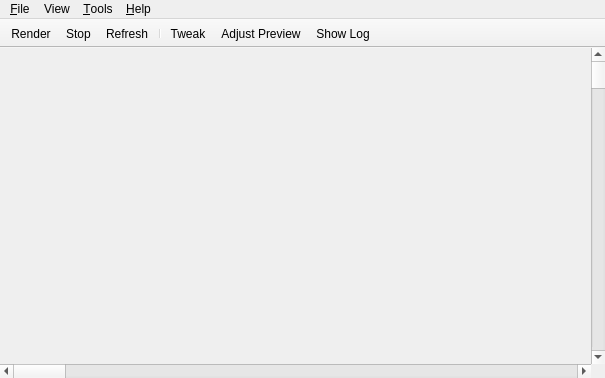
<?xml version="1.0" encoding="UTF-8"?>
<ui version="4.0">
 <class>MainWindow</class>
 <widget class="QMainWindow" name="MainWindow">
  <property name="geometry">
   <rect>
    <x>0</x>
    <y>0</y>
    <width>605</width>
    <height>378</height>
   </rect>
  </property>
  <property name="windowTitle">
   <string>Mitsuba renderer</string>
  </property>
  <property name="windowIcon">
   <iconset resource="resources.qrc">
    <normaloff>:/resources/appicon.png</normaloff>:/resources/appicon.png</iconset>
  </property>
  <property name="autoFillBackground">
   <bool>true</bool>
  </property>
  <property name="toolButtonStyle">
   <enum>Qt::ToolButtonTextUnderIcon</enum>
  </property>
  <property name="animated">
   <bool>false</bool>
  </property>
  <property name="documentMode">
   <bool>true</bool>
  </property>
  <property name="dockNestingEnabled">
   <bool>false</bool>
  </property>
  <property name="unifiedTitleAndToolBarOnMac">
   <bool>true</bool>
  </property>
  <widget class="QWidget" name="centralWidget">
   <layout class="QGridLayout" name="gridLayout" rowstretch="0,1,0" columnstretch="1,0">
    <property name="margin">
     <number>0</number>
    </property>
    <property name="spacing">
     <number>0</number>
    </property>
    <item row="1" column="0">
     <widget class="GLWidget" name="glView" native="true">
      <property name="sizePolicy">
       <sizepolicy hsizetype="Preferred" vsizetype="Preferred">
        <horstretch>0</horstretch>
        <verstretch>0</verstretch>
       </sizepolicy>
      </property>
     </widget>
    </item>
    <item row="1" column="1">
     <widget class="QScrollBar" name="vScrollBar">
      <property name="singleStep">
       <number>25</number>
      </property>
      <property name="orientation">
       <enum>Qt::Vertical</enum>
      </property>
     </widget>
    </item>
    <item row="2" column="0">
     <widget class="QScrollBar" name="hScrollBar">
      <property name="enabled">
       <bool>true</bool>
      </property>
      <property name="singleStep">
       <number>25</number>
      </property>
      <property name="tracking">
       <bool>true</bool>
      </property>
      <property name="orientation">
       <enum>Qt::Horizontal</enum>
      </property>
      <property name="invertedAppearance">
       <bool>false</bool>
      </property>
      <property name="invertedControls">
       <bool>true</bool>
      </property>
     </widget>
    </item>
    <item row="0" column="0" colspan="2">
     <widget class="CustomTabBar" name="tabBar" native="true">
      <property name="sizePolicy">
       <sizepolicy hsizetype="Ignored" vsizetype="Preferred">
        <horstretch>0</horstretch>
        <verstretch>0</verstretch>
       </sizepolicy>
      </property>
      <property name="focusPolicy">
       <enum>Qt::NoFocus</enum>
      </property>
     </widget>
    </item>
   </layout>
  </widget>
  <widget class="QMenuBar" name="menuBar">
   <property name="geometry">
    <rect>
     <x>0</x>
     <y>0</y>
     <width>605</width>
     <height>25</height>
    </rect>
   </property>
   <widget class="QMenu" name="menuFile">
    <property name="title">
     <string>&amp;File</string>
    </property>
    <widget class="QMenu" name="menuOpen_Recent">
     <property name="title">
      <string>Open Recent</string>
     </property>
    </widget>
    <addaction name="actionOpen"/>
    <addaction name="menuOpen_Recent"/>
    <addaction name="actionImport"/>
    <addaction name="separator"/>
    <addaction name="actionRefresh"/>
    <addaction name="actionAdjustSize"/>
    <addaction name="actionDuplicateTab"/>
    <addaction name="separator"/>
    <addaction name="actionSave"/>
    <addaction name="actionSaveAs"/>
    <addaction name="actionExportImage"/>
    <addaction name="separator"/>
    <addaction name="actionClose"/>
    <addaction name="actionExit"/>
   </widget>
   <widget class="QMenu" name="menuHelp">
    <property name="title">
     <string>&amp;Help</string>
    </property>
    <property name="separatorsCollapsible">
     <bool>true</bool>
    </property>
    <addaction name="actionReferenceManual"/>
    <addaction name="separator"/>
    <addaction name="actionFeedback"/>
    <addaction name="actionReportBug"/>
    <addaction name="separator"/>
    <addaction name="actionAbout"/>
   </widget>
   <widget class="QMenu" name="menuTools">
    <property name="title">
     <string>&amp;Tools</string>
    </property>
    <addaction name="actionUpdateCheck"/>
    <addaction name="actionStartServer"/>
    <addaction name="separator"/>
    <addaction name="actionSettings"/>
    <addaction name="actionEnableCommandLine"/>
   </widget>
   <widget class="QMenu" name="menuView">
    <property name="title">
     <string>View</string>
    </property>
    <widget class="QMenu" name="menuCamera">
     <property name="title">
      <string>Set Camera</string>
     </property>
    </widget>
    <widget class="QMenu" name="menuDeveloper">
     <property name="title">
      <string>Developer</string>
     </property>
     <property name="icon">
      <iconset resource="resources.qrc">
       <normaloff>:/resources/devel.png</normaloff>:/resources/devel.png</iconset>
     </property>
     <addaction name="actionShowKDTree"/>
     <addaction name="actionSceneDescription"/>
    </widget>
    <addaction name="menuCamera"/>
    <addaction name="separator"/>
    <addaction name="actionCrop"/>
    <addaction name="actionMagnify"/>
    <addaction name="actionResetView"/>
    <addaction name="separator"/>
    <addaction name="actionFocusSelected"/>
    <addaction name="actionFocusAll"/>
    <addaction name="separator"/>
    <addaction name="menuDeveloper"/>
   </widget>
   <addaction name="menuFile"/>
   <addaction name="menuView"/>
   <addaction name="menuTools"/>
   <addaction name="menuHelp"/>
  </widget>
  <widget class="QToolBar" name="toolBar">
   <property name="enabled">
    <bool>true</bool>
   </property>
   <property name="sizePolicy">
    <sizepolicy hsizetype="Preferred" vsizetype="Preferred">
     <horstretch>0</horstretch>
     <verstretch>0</verstretch>
    </sizepolicy>
   </property>
   <property name="cursor">
    <cursorShape>ArrowCursor</cursorShape>
   </property>
   <property name="windowTitle">
    <string>toolBar</string>
   </property>
   <property name="movable">
    <bool>false</bool>
   </property>
   <property name="allowedAreas">
    <set>Qt::TopToolBarArea</set>
   </property>
   <property name="iconSize">
    <size>
     <width>32</width>
     <height>32</height>
    </size>
   </property>
   <property name="toolButtonStyle">
    <enum>Qt::ToolButtonIconOnly</enum>
   </property>
   <property name="floatable">
    <bool>false</bool>
   </property>
   <attribute name="toolBarArea">
    <enum>TopToolBarArea</enum>
   </attribute>
   <attribute name="toolBarBreak">
    <bool>false</bool>
   </attribute>
   <addaction name="actionRender"/>
   <addaction name="actionStop"/>
   <addaction name="actionRefresh"/>
   <addaction name="separator"/>
   <addaction name="actionRenderSettings"/>
   <addaction name="actionPreviewSettings"/>
   <addaction name="actionShowLog"/>
  </widget>
  <action name="actionOpen">
   <property name="checkable">
    <bool>false</bool>
   </property>
   <property name="icon">
    <iconset resource="resources.qrc">
     <normaloff>:/resources/open16.png</normaloff>:/resources/open16.png</iconset>
   </property>
   <property name="text">
    <string>&amp;Open ..</string>
   </property>
   <property name="shortcut">
    <string>Ctrl+O</string>
   </property>
  </action>
  <action name="actionRender">
   <property name="icon">
    <iconset resource="resources.qrc">
     <normaloff>:/resources/play.png</normaloff>:/resources/play.png</iconset>
   </property>
   <property name="text">
    <string>Render</string>
   </property>
   <property name="toolTip">
    <string>Start rendering</string>
   </property>
  </action>
  <action name="actionStop">
   <property name="icon">
    <iconset resource="resources.qrc">
     <normaloff>:/resources/stop.png</normaloff>:/resources/stop.png</iconset>
   </property>
   <property name="text">
    <string>Stop</string>
   </property>
   <property name="toolTip">
    <string>Stop rendering (and return to preview mode)</string>
   </property>
  </action>
  <action name="actionRefresh">
   <property name="icon">
    <iconset resource="resources.qrc">
     <normaloff>:/resources/refresh.png</normaloff>:/resources/refresh.png</iconset>
   </property>
   <property name="text">
    <string>&amp;Refresh</string>
   </property>
   <property name="toolTip">
    <string>Reload the scene file</string>
   </property>
   <property name="shortcut">
    <string>Ctrl+R</string>
   </property>
  </action>
  <action name="actionRenderSettings">
   <property name="enabled">
    <bool>true</bool>
   </property>
   <property name="icon">
    <iconset resource="resources.qrc">
     <normaloff>:/resources/settings.png</normaloff>:/resources/settings.png</iconset>
   </property>
   <property name="text">
    <string>Tweak</string>
   </property>
   <property name="toolTip">
    <string>Change rendering-related settings ..</string>
   </property>
  </action>
  <action name="actionExit">
   <property name="text">
    <string>E&amp;xit</string>
   </property>
   <property name="shortcut">
    <string>Ctrl+Q</string>
   </property>
  </action>
  <action name="actionAbout">
   <property name="icon">
    <iconset resource="resources.qrc">
     <normaloff>:/resources/about16.png</normaloff>:/resources/about16.png</iconset>
   </property>
   <property name="text">
    <string>&amp;About Mitsuba</string>
   </property>
  </action>
  <action name="actionSave">
   <property name="icon">
    <iconset resource="resources.qrc">
     <normaloff>:/resources/save16.png</normaloff>:/resources/save16.png</iconset>
   </property>
   <property name="text">
    <string>&amp;Save</string>
   </property>
   <property name="shortcut">
    <string>Ctrl+S</string>
   </property>
  </action>
  <action name="actionSaveAs">
   <property name="icon">
    <iconset resource="resources.qrc">
     <normaloff>:/resources/saveas16.png</normaloff>:/resources/saveas16.png</iconset>
   </property>
   <property name="text">
    <string>Save &amp;As ..</string>
   </property>
   <property name="shortcut">
    <string>Ctrl+Shift+S</string>
   </property>
  </action>
  <action name="actionShowLog">
   <property name="icon">
    <iconset resource="resources.qrc">
     <normaloff>:/resources/log.png</normaloff>:/resources/log.png</iconset>
   </property>
   <property name="text">
    <string>Show Log</string>
   </property>
   <property name="toolTip">
    <string>Show the program log</string>
   </property>
  </action>
  <action name="actionPreviewSettings">
   <property name="icon">
    <iconset resource="resources.qrc">
     <normaloff>:/resources/preview.png</normaloff>:/resources/preview.png</iconset>
   </property>
   <property name="text">
    <string>Adjust Preview</string>
   </property>
   <property name="toolTip">
    <string>Configure the realtime preview</string>
   </property>
  </action>
  <action name="actionImport">
   <property name="icon">
    <iconset resource="resources.qrc">
     <normaloff>:/resources/import16.png</normaloff>:/resources/import16.png</iconset>
   </property>
   <property name="text">
    <string>&amp;Import ..</string>
   </property>
  </action>
  <action name="actionSettings">
   <property name="icon">
    <iconset resource="resources.qrc">
     <normaloff>:/resources/preferences.png</normaloff>:/resources/preferences.png</iconset>
   </property>
   <property name="text">
    <string>&amp;Settings ..</string>
   </property>
  </action>
  <action name="actionStartServer">
   <property name="icon">
    <iconset resource="resources.qrc">
     <normaloff>:/resources/server.png</normaloff>:/resources/server.png</iconset>
   </property>
   <property name="text">
    <string>S&amp;tart Server ..</string>
   </property>
  </action>
  <action name="actionUpdateCheck">
   <property name="icon">
    <iconset resource="resources.qrc">
     <normaloff>:/resources/update.png</normaloff>:/resources/update.png</iconset>
   </property>
   <property name="text">
    <string>Check for &amp;Updates ..</string>
   </property>
  </action>
  <action name="actionReferenceManual">
   <property name="icon">
    <iconset resource="resources.qrc">
     <normaloff>:/resources/help16.png</normaloff>:/resources/help16.png</iconset>
   </property>
   <property name="text">
    <string>&amp;Reference Manual</string>
   </property>
   <property name="shortcut">
    <string>F1</string>
   </property>
  </action>
  <action name="actionClose">
   <property name="icon">
    <iconset resource="resources.qrc">
     <normaloff>:/resources/close16.png</normaloff>:/resources/close16.png</iconset>
   </property>
   <property name="text">
    <string>&amp;Close Tab</string>
   </property>
   <property name="shortcut">
    <string>Ctrl+W</string>
   </property>
  </action>
  <action name="actionExportImage">
   <property name="icon">
    <iconset resource="resources.qrc">
     <normaloff>:/resources/picture16.png</normaloff>:/resources/picture16.png</iconset>
   </property>
   <property name="text">
    <string>Ex&amp;port Image ..</string>
   </property>
   <property name="shortcut">
    <string>Ctrl+E</string>
   </property>
  </action>
  <action name="actionDuplicateTab">
   <property name="icon">
    <iconset resource="resources.qrc">
     <normaloff>:/resources/duplicatetab.png</normaloff>:/resources/duplicatetab.png</iconset>
   </property>
   <property name="text">
    <string>&amp;Duplicate Tab</string>
   </property>
   <property name="shortcut">
    <string>Ctrl+D</string>
   </property>
  </action>
  <action name="actionAdjustSize">
   <property name="icon">
    <iconset resource="resources.qrc">
     <normaloff>:/resources/adjustsize16.png</normaloff>:/resources/adjustsize16.png</iconset>
   </property>
   <property name="text">
    <string>Resize to &amp;Fit</string>
   </property>
   <property name="shortcut">
    <string>Ctrl+F</string>
   </property>
  </action>
  <action name="actionFeedback">
   <property name="text">
    <string>Report &amp;Feedback</string>
   </property>
  </action>
  <action name="actionReportBug">
   <property name="text">
    <string>Report a &amp;Bug</string>
   </property>
  </action>
  <action name="actionShowKDTree">
   <property name="checkable">
    <bool>true</bool>
   </property>
   <property name="text">
    <string>Visualize kd-Tree</string>
   </property>
  </action>
  <action name="actionSceneDescription">
   <property name="text">
    <string>Scene information ..</string>
   </property>
  </action>
  <action name="actionEnableCommandLine">
   <property name="text">
    <string>Command-line access</string>
   </property>
  </action>
  <action name="actionMagnify">
   <property name="icon">
    <iconset resource="resources.qrc">
     <normaloff>:/resources/zoomcrop.png</normaloff>:/resources/zoomcrop.png</iconset>
   </property>
   <property name="text">
    <string>Crop and &amp;Magnify</string>
   </property>
   <property name="shortcut">
    <string>M</string>
   </property>
  </action>
  <action name="actionCrop">
   <property name="icon">
    <iconset resource="resources.qrc">
     <normaloff>:/resources/crop.png</normaloff>:/resources/crop.png</iconset>
   </property>
   <property name="text">
    <string>&amp;Crop</string>
   </property>
   <property name="shortcut">
    <string>C</string>
   </property>
  </action>
  <action name="actionResetView">
   <property name="icon">
    <iconset resource="resources.qrc">
     <normaloff>:/resources/zoom-reset.png</normaloff>:/resources/zoom-reset.png</iconset>
   </property>
   <property name="text">
    <string>&amp;Reset</string>
   </property>
   <property name="shortcut">
    <string>Ctrl+T</string>
   </property>
  </action>
  <action name="actionFocusSelected">
   <property name="icon">
    <iconset resource="resources.qrc">
     <normaloff>:/resources/zoom.png</normaloff>:/resources/zoom.png</iconset>
   </property>
   <property name="text">
    <string>&amp;Focus Selection</string>
   </property>
   <property name="shortcut">
    <string>F</string>
   </property>
  </action>
  <action name="actionFocusAll">
   <property name="icon">
    <iconset resource="resources.qrc">
     <normaloff>:/resources/zoom-best-fit.png</normaloff>:/resources/zoom-best-fit.png</iconset>
   </property>
   <property name="text">
    <string>Focus &amp;All</string>
   </property>
   <property name="shortcut">
    <string>A</string>
   </property>
  </action>
 </widget>
 <layoutdefault spacing="6" margin="11"/>
 <customwidgets>
  <customwidget>
   <class>GLWidget</class>
   <extends>QWidget</extends>
   <header>glwidget.h</header>
   <container>1</container>
  </customwidget>
  <customwidget>
   <class>CustomTabBar</class>
   <extends>QWidget</extends>
   <header>tabbar.h</header>
   <container>1</container>
  </customwidget>
 </customwidgets>
 <resources>
  <include location="resources.qrc"/>
 </resources>
 <connections/>
</ui>
